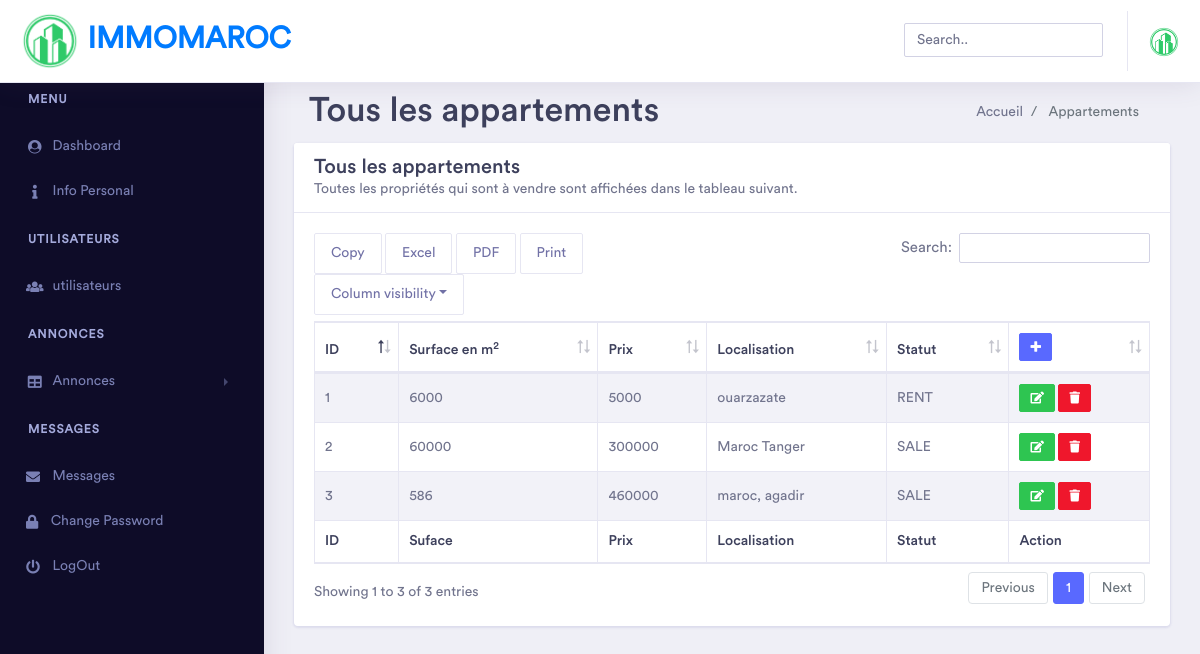
Screenshot of /admin/Flats.php (signed in) with the database file from the repository.
### tables this page shows
CREATE TABLE `flats` (
  `id` int(11) NOT NULL,
  `area` varchar(100) NOT NULL,
  `price` varchar(100) NOT NULL,
  `status` varchar(55) NOT NULL,
  `pic` varchar(255) NOT NULL,
  `pic2` varchar(255) NOT NULL,
  `pic3` varchar(255) DEFAULT NULL,
  `pic4` varchar(255) DEFAULT NULL,
  `pic5` varchar(255) DEFAULT NULL,
  `pic6` varchar(255) DEFAULT NULL,
  `location` varchar(100) NOT NULL,
  `discription` varchar(255) NOT NULL,
  `Date` datetime NOT NULL,
  `rooms` varchar(20) NOT NULL,
  `bathrooms` varchar(20) NOT NULL,
  `garage` varchar(10) NOT NULL,
  `kitchan` varchar(10) NOT NULL,
  `u_id` int(11) NOT NULL
);

### admin/Flats.php (the view, shortened to what this page needs)
<?php
	include_once 'include/head.php';
?>
    <link rel="stylesheet" type="text/css" href="../admin/assets/datatables/css/dataTables.bootstrap4.css">
    <link rel="stylesheet" type="text/css" href="../admin/assets/datatables/css/buttons.bootstrap4.css">
    <link rel="stylesheet" type="text/css" href="../admin/assets/datatables/css/select.bootstrap4.css">
    <link rel="stylesheet" type="text/css" href="../admin/assets/datatables/css/fixedHeader.bootstrap4.css">
</head>
<body>
    <div class="dashboard-main-wrapper">
        <?php
			include_once 'include/header.php';
			include_once 'include/sidebar.php';
		?>
        <div class="dashboard-wrapper">
            <div class="container-fluid dashboard-content">
					<div class="content-header">
					  <div class="container-fluid">
						<div class="row mb-2">
						  <div class="col-sm-6">
							<h1 class="m-0 text-dark">Tous les appartements</h1>
						  </div>
						  <div class="col-sm-6">
							<ol class="breadcrumb float-sm-right">
							  <li class="breadcrumb-item"><a href="dashboard.php">Accueil</a></li>
							  <li class="breadcrumb-item active"> Appartements </li>
							</ol>
						  </div>
						</div>
					  </div>
					</div>
				<div class="row">
                    <div class="col-xl-12 col-lg-12 col-md-12 col-sm-12 col-12">
                        <div class="card">
                            <div class="card-header">
                                <h3 class="mb-0"> Tous les appartements</h3>
                                <p> Toutes les propriétés qui sont à vendre sont affichées dans le tableau suivant.</p>
                            </div>
                            <div class="card-body">
                                <div class="table-responsive">
                                    <table id="example" class="table table-striped table-bordered second" style="width:100%">
                                        <thead>
                                            <tr>
                                                <th>ID</th>
                                                <th>Surface en m<sup>2</sup></th>
                                                <th>Prix</th>
                                                <th>Localisation</th>
                                                <th>Statut</th>
                                                <th>  <a href="add_flat.php" class="btn btn-xs btn-primary editbtn"><span class="fa fa-plus"></span>  </a></th>
                                            </tr>
                                        </thead>
                                        <tbody>
                                            <?php
												$query="SELECT * FROM `flats`";
												$run=mysqli_query($con,$query);
												if(mysqli_num_rows($run)<1)
												{
													echo " <tr> <td colspan='7'> No Record Found  </td> </tr>";
												}
												else
												{
													$count=0;
													while($data = mysqli_fetch_assoc($run))
													{
														$count++;
											?>
														<tr>
															<td> <?php echo $count; ?> </td>
															<td> <?php echo $data['area']; ?> </td>
															<td> <?php echo $data['price']; ?> </td>
															<td> <?php echo $data['location']; ?> </td>
															<td> <?php echo $data['status']; ?> </td>
															<td>
															  <a href="update_flat.php?f_id=<?php echo $data['id'];?>" class="btn btn-xs btn-success editbtn"><span class="fa fa-edit"></span>  </a>
															  <a href="delete_flat.php?f_id=<?php echo $data['id'];?>" class="btn btn-xs btn-danger editbtn"><span class="fa fa-trash"></span>  </a>
															</td>
														</tr>
											<?php
													}
												}
											?>
                                        </tbody>
                                        <tfoot>
                                            <tr>
                                                 <th>ID</th>
                                                <th>Suface </th>
                                                <th>Prix</th>
                                                <th>Localisation</th>
                                                <th>Statut</th>
                                                <th> Action </th>
                                            </tr>
                                        </tfoot>
                                    </table>
                                </div>
                            </div>
                        </div>
                    </div>
				</div>
			</div>
        </div>
    </div>
</body>
</html>

### rows the page displays
flats: area "6000", price "5000", location "ouarzazate", status "RENT"
flats: area "60000", price "300000", location "Maroc Tanger", status "SALE"
flats: area "586", price "460000", location "maroc, agadir", status "SALE"
